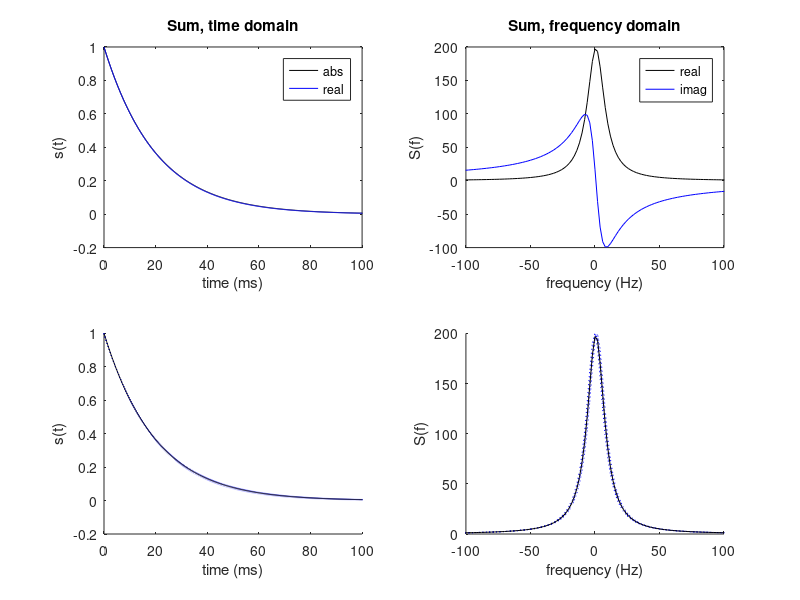

The MATLAB script that drew this image:
% Simulate a Lorentzian lineshape 
% This is done by simulating a exponentially decaying complex sinusoid in the time domain and 
% performing an FT to look at the Lorentzian in the frequency domain. 
% For speed, this code uses an analytical expression for the free induction decay. 
% This could also be done using a numerical solution of the Bloch eqns

% Sample in rotating frame (don't need to sample very fast)
dt = 0.0001;
timeax = 0:dt:0.5;

% Now simulate an exponentially decaying sinusoid
T2 = 0.020; % 100 ms 
R2 = 1/T2;
S0 = 1; % Initial signal at t=0
offset = 0; % Hz. Let it be a little off-resonance

% Consider a group of Ni isochromats, each with a discrete off-resonance
% value. The offsets will be normally distributed around zero, with a stdev
% of X Hz
Ni = 4;
spreadHz = 1; 
offsetsHz = randn(1,Ni) .* spreadHz;

% Calculate the time-domain signal in the rotating frame
% Create an array of FID signals
fid_array = zeros(size(timeax,2), Ni);
for idx=1:Ni
   fid_array(:,idx) = S0 .* exp(-timeax .* R2) .* exp(-1j * 2 * pi * offsetsHz(idx) * timeax);     
end

% Sum them and normalize
fid_sum = sum(fid_array,2) / Ni;

% Convert to spectral domain
% Before a FT we scale the first point by 1/2. Long story, will explain
% later.....
tmp = fid_array;
tmp(1,:) = tmp(1,:) * 0.5;
spec_array = fftshift(fft(tmp,[],1)); % Notice the shifting
spec_sum = sum(spec_array,2) / Ni;

% Calculate the frequency domain axis
SW = 1/dt; % Hz
Npoints = size(timeax,2);
dFreq = SW/(Npoints-1); % Hz
freqax = -SW/2:dFreq:SW/2;

% Display results
figure(1)
clf
subplot(2,2,1)
plot(timeax.*1000, abs(fid_sum), 'k', ...
    timeax.*1000, real(fid_sum), 'b');
set(gca, 'ylim', [-.2, 1]);
set(gca, 'xlim', [0, 100]);

legend('abs', 'real');
xlabel('time (ms)')
ylabel('s(t)');
title('Sum, time domain')

subplot(2,2,2)
plot(freqax, real(spec_sum), 'k', ...
    freqax, imag(spec_sum), 'b');
set(gca, 'xlim', [-100 100]); % zoom in a bit
legend('real', 'imag')
xlabel('frequency (Hz)')
ylabel('S(f)');
title('Sum, frequency domain')

subplot(2,2,3)
hold on
for idx=1:Ni
    plot(timeax.*1000, real(fid_array(:,idx)), ':b');
end
plot(timeax.*1000, real(fid_sum), 'k');
set(gca, 'ylim', [-.2, 1]);
set(gca, 'xlim', [0, 100]);
xlabel('time (ms)')
ylabel('s(t)');
hold off

subplot(2,2,4)
hold on
for idx=1:Ni
    tmpfid = fid_array(:,idx);
    tmpfid(1) = tmpfid(1).*0.5; 
    spec = fftshift(fft(tmpfid));    
    plot(freqax, real(spec), ':b');
end
plot(freqax, real(spec_sum), 'k');
set(gca, 'xlim', [-100 100]); % zoom in a bit
xlabel('frequency (Hz)')
ylabel('S(f)');
hold off

zoom on % makes measurement easier

